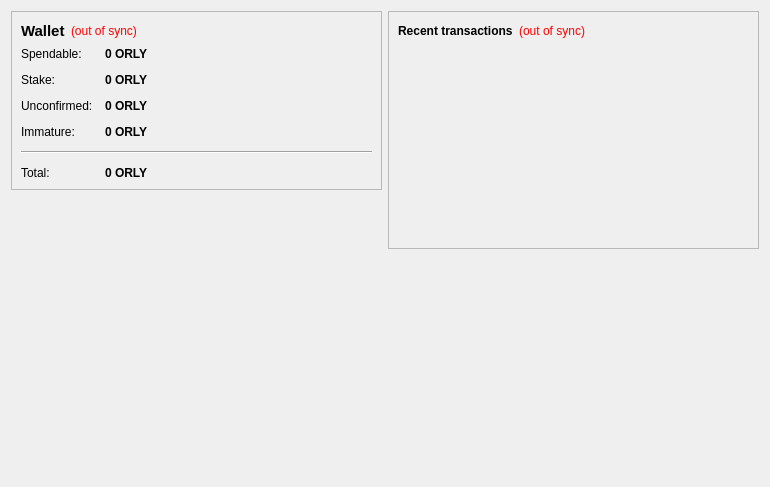
<?xml version="1.0" encoding="UTF-8"?>
<ui version="4.0">
 <class>OverviewPage</class>
 <widget class="QWidget" name="OverviewPage">
  <property name="geometry">
   <rect>
    <x>0</x>
    <y>0</y>
    <width>770</width>
    <height>487</height>
   </rect>
  </property>
  <property name="windowTitle">
   <string>Form</string>
  </property>
  <layout class="QHBoxLayout" name="horizontalLayout" stretch="1,1">
   <item>
    <layout class="QVBoxLayout" name="verticalLayout_2">
     <item>
      <widget class="QFrame" name="frame">
       <property name="frameShape">
        <enum>QFrame::StyledPanel</enum>
       </property>
       <property name="frameShadow">
        <enum>QFrame::Raised</enum>
       </property>
       <layout class="QVBoxLayout" name="verticalLayout_4">
        <item>
         <layout class="QHBoxLayout" name="horizontalLayout_4">
          <item>
           <widget class="QLabel" name="label_5">
            <property name="font">
             <font>
              <pointsize>11</pointsize>
              <weight>75</weight>
              <bold>true</bold>
             </font>
            </property>
            <property name="text">
             <string>Wallet</string>
            </property>
           </widget>
          </item>
          <item>
           <widget class="QLabel" name="labelWalletStatus">
            <property name="toolTip">
             <string>The displayed information may be out of date. Your wallet automatically synchronizes with the OrlyCoin network after a connection is established, but this process has not completed yet.</string>
            </property>
            <property name="styleSheet">
             <string notr="true">QLabel { color: red; }</string>
            </property>
            <property name="text">
             <string notr="true">(out of sync)</string>
            </property>
            <property name="alignment">
             <set>Qt::AlignLeading|Qt::AlignLeft|Qt::AlignVCenter</set>
            </property>
           </widget>
          </item>
          <item>
           <spacer name="horizontalSpacer_2">
            <property name="orientation">
             <enum>Qt::Horizontal</enum>
            </property>
            <property name="sizeHint" stdset="0">
             <size>
              <width>40</width>
              <height>20</height>
             </size>
            </property>
           </spacer>
          </item>
         </layout>
        </item>
        <item>
         <layout class="QFormLayout" name="formLayout_2">
          <property name="fieldGrowthPolicy">
           <enum>QFormLayout::AllNonFixedFieldsGrow</enum>
          </property>
          <property name="horizontalSpacing">
           <number>12</number>
          </property>
          <property name="verticalSpacing">
           <number>12</number>
          </property>
          <item row="0" column="0">
           <widget class="QLabel" name="label">
            <property name="text">
             <string>Spendable:</string>
            </property>
           </widget>
          </item>
          <item row="0" column="1">
           <widget class="QLabel" name="labelBalance">
            <property name="font">
             <font>
              <weight>75</weight>
              <bold>true</bold>
             </font>
            </property>
            <property name="cursor">
             <cursorShape>IBeamCursor</cursorShape>
            </property>
            <property name="toolTip">
             <string>Your current spendable balance</string>
            </property>
            <property name="text">
             <string notr="true">0 ORLY</string>
            </property>
            <property name="textInteractionFlags">
             <set>Qt::LinksAccessibleByMouse|Qt::TextSelectableByKeyboard|Qt::TextSelectableByMouse</set>
            </property>
           </widget>
          </item>
          <item row="1" column="0">
           <widget class="QLabel" name="label_6">
            <property name="text">
             <string>Stake:</string>
            </property>
           </widget>
          </item>
          <item row="1" column="1">
           <widget class="QLabel" name="labelStake">
            <property name="font">
             <font>
              <weight>75</weight>
              <bold>true</bold>
             </font>
            </property>
            <property name="cursor">
             <cursorShape>IBeamCursor</cursorShape>
            </property>
            <property name="toolTip">
             <string>Total of coins that was staked, and do not yet count toward the current balance</string>
            </property>
            <property name="text">
             <string notr="true">0 ORLY</string>
            </property>
            <property name="textInteractionFlags">
             <set>Qt::LinksAccessibleByMouse|Qt::TextSelectableByKeyboard|Qt::TextSelectableByMouse</set>
            </property>
           </widget>
          </item>
          <item row="2" column="0">
           <widget class="QLabel" name="label_3">
            <property name="text">
             <string>Unconfirmed:</string>
            </property>
           </widget>
          </item>
          <item row="2" column="1">
           <widget class="QLabel" name="labelUnconfirmed">
            <property name="font">
             <font>
              <weight>75</weight>
              <bold>true</bold>
             </font>
            </property>
            <property name="cursor">
             <cursorShape>IBeamCursor</cursorShape>
            </property>
            <property name="toolTip">
             <string>Total of transactions that have yet to be confirmed, and do not yet count toward the current balance</string>
            </property>
            <property name="text">
             <string notr="true">0 ORLY</string>
            </property>
            <property name="textInteractionFlags">
             <set>Qt::LinksAccessibleByMouse|Qt::TextSelectableByKeyboard|Qt::TextSelectableByMouse</set>
            </property>
           </widget>
          </item>
          <item row="3" column="0">
           <widget class="QLabel" name="labelImmatureText">
            <property name="text">
             <string>Immature:</string>
            </property>
           </widget>
          </item>
          <item row="3" column="1">
           <widget class="QLabel" name="labelImmature">
            <property name="font">
             <font>
              <weight>75</weight>
              <bold>true</bold>
             </font>
            </property>
            <property name="toolTip">
             <string>Mined balance that has not yet matured</string>
            </property>
            <property name="text">
             <string notr="true">0 ORLY</string>
            </property>
            <property name="textInteractionFlags">
             <set>Qt::LinksAccessibleByMouse|Qt::TextSelectableByKeyboard|Qt::TextSelectableByMouse</set>
            </property>
           </widget>
          </item>
          <item row="4" column="0" colspan="2">
           <widget class="Line" name="line">
            <property name="orientation">
             <enum>Qt::Horizontal</enum>
            </property>
           </widget>
          </item>
          <item row="5" column="0">
           <widget class="QLabel" name="labelTotalText">
            <property name="text">
             <string>Total:</string>
            </property>
           </widget>
          </item>
          <item row="5" column="1">
           <widget class="QLabel" name="labelTotal">
            <property name="font">
             <font>
              <weight>75</weight>
              <bold>true</bold>
             </font>
            </property>
            <property name="cursor">
             <cursorShape>IBeamCursor</cursorShape>
            </property>
            <property name="toolTip">
             <string>Your current total balance</string>
            </property>
            <property name="text">
             <string notr="true">0 ORLY</string>
            </property>
            <property name="textInteractionFlags">
             <set>Qt::LinksAccessibleByMouse|Qt::TextSelectableByKeyboard|Qt::TextSelectableByMouse</set>
            </property>
           </widget>
          </item>
         </layout>
        </item>
       </layout>
      </widget>
     </item>
     <item>
      <spacer name="verticalSpacer">
       <property name="orientation">
        <enum>Qt::Vertical</enum>
       </property>
       <property name="sizeHint" stdset="0">
        <size>
         <width>20</width>
         <height>40</height>
        </size>
       </property>
      </spacer>
     </item>
     <item>
      <widget class="QLabel" name="label_2">
       <property name="autoFillBackground">
        <bool>true</bool>
       </property>
       <property name="text">
        <string/>
       </property>
       <property name="pixmap">
        <pixmap resource="../bitcoin.qrc">:/icons/techbg</pixmap>
       </property>
       <property name="scaledContents">
        <bool>false</bool>
       </property>
       <property name="margin">
        <number>0</number>
       </property>
      </widget>
     </item>
    </layout>
   </item>
   <item>
    <layout class="QVBoxLayout" name="verticalLayout_3">
     <item>
      <widget class="QFrame" name="frame_2">
       <property name="frameShape">
        <enum>QFrame::StyledPanel</enum>
       </property>
       <property name="frameShadow">
        <enum>QFrame::Raised</enum>
       </property>
       <layout class="QVBoxLayout" name="verticalLayout">
        <item>
         <layout class="QHBoxLayout" name="horizontalLayout_2">
          <item>
           <widget class="QLabel" name="label_4">
            <property name="text">
             <string>&lt;b&gt;Recent transactions&lt;/b&gt;</string>
            </property>
           </widget>
          </item>
          <item>
           <widget class="QLabel" name="labelTransactionsStatus">
            <property name="toolTip">
             <string>The displayed information may be out of date. Your wallet automatically synchronizes with the OrlyCoin network after a connection is established, but this process has not completed yet.</string>
            </property>
            <property name="styleSheet">
             <string notr="true">QLabel { color: red; }</string>
            </property>
            <property name="text">
             <string notr="true">(out of sync)</string>
            </property>
            <property name="alignment">
             <set>Qt::AlignRight|Qt::AlignTrailing|Qt::AlignVCenter</set>
            </property>
           </widget>
          </item>
          <item>
           <spacer name="horizontalSpacer">
            <property name="orientation">
             <enum>Qt::Horizontal</enum>
            </property>
            <property name="sizeHint" stdset="0">
             <size>
              <width>40</width>
              <height>20</height>
             </size>
            </property>
           </spacer>
          </item>
         </layout>
        </item>
        <item>
         <widget class="QListView" name="listTransactions">
          <property name="styleSheet">
           <string notr="true">QListView { background: transparent; }</string>
          </property>
          <property name="frameShape">
           <enum>QFrame::NoFrame</enum>
          </property>
          <property name="verticalScrollBarPolicy">
           <enum>Qt::ScrollBarAlwaysOff</enum>
          </property>
          <property name="horizontalScrollBarPolicy">
           <enum>Qt::ScrollBarAlwaysOff</enum>
          </property>
          <property name="selectionMode">
           <enum>QAbstractItemView::NoSelection</enum>
          </property>
         </widget>
        </item>
       </layout>
      </widget>
     </item>
     <item>
      <spacer name="verticalSpacer_2">
       <property name="orientation">
        <enum>Qt::Vertical</enum>
       </property>
       <property name="sizeHint" stdset="0">
        <size>
         <width>20</width>
         <height>40</height>
        </size>
       </property>
      </spacer>
     </item>
    </layout>
   </item>
  </layout>
 </widget>
 <resources/>
 <connections/>
</ui>
